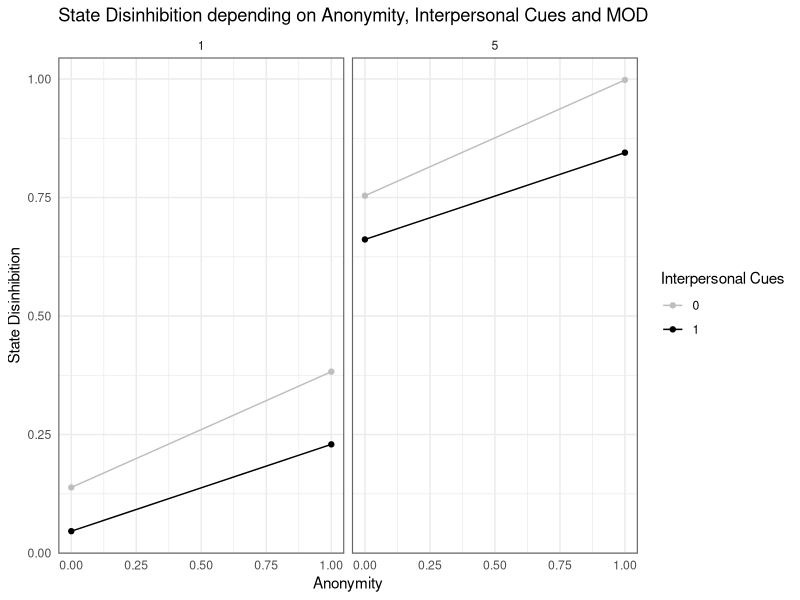
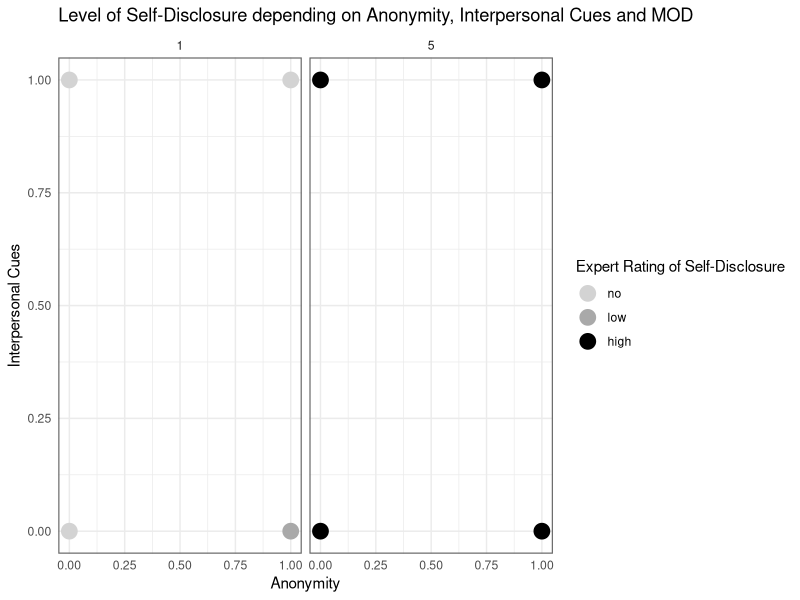

Write the R code that produced these figures, in order.
#' Compute identity compartmentalization from anonymity
#'
#' Identity compartmentalization is modeled as a non-linear transformation
#' of anonymity. The function maps anonymity values to a compartmentalization
#' score using a squared-ratio, yielding values between 0 and 1.
#'
#' @param anonymity The degree of anonymity, on a scale from 0 to 1.
#'
#' @return The identity compartmentalization score for the given anonymity values,
#'         on a scale from 0 to 1.

IC_function <- function(anonymity) {
  comp <- (anonymity^2)/(anonymity^2+(1-anonymity)^2)
  return(comp)
}


#' Felt responsibility as a function of identity compartmentalization
#'
#' Felt responsibility is modeled as a decreasing, non-linear function of
#' identity compartmentalization. Higher compartmentalization reduces felt
#' responsibility relative to a baseline level.
#'
#' @param comp The degree of identity compartmentalization, on a scale from 0 to 1.
#'            
#' @param base_resp The baseline felt responsibility when compartmentalization is zero,
#'                  on a scale from 0 to 1.
#'
#' @return The felt responsibility for the given parameters, on a scale from 0 to 1.

base_resp <- 0.8

FR_function <- function(comp, base_resp) {
  feltresp <- base_resp * (1 - 0.8 * comp)^3
  return(feltresp)
}



#' Calculate concern about impression on others from number of interpersonal cues
#'
#' Concern about impression on others is modeled as a direct function of the
#' number of interpersonal cues. Higher values of interpersonal cues correspond
#' to higher concern about impression on others.
#'
#' @param cues The number of interpersonal cues, on a scale from 0 to 1.
#'
#' @return The concern about impression on others for the given cues,
#'         on a scale from 0 to 1.

CAI_function <- function(cues) {
  concern <- cues
  return(concern)
}



#' Calculate courage to express oneself from concern about impression on others
#'
#' Courage to express oneself is modeled as an inverse function of concern about
#' impression on others. Higher concern corresponds to lower courage.
#'
#' @param concern The concern about impression on others, on a scale from 0 to 1.
#'
#' @return The courage to express oneself for the given concern values,
#'         on a scale from 0 to 1.

CE_function <- function(concern) {
  courage <- concern * (-1) + 1
  return(courage)
}



#' Calculate state disinhibition
#'
#' State disinhibition is modeled as a linear combination of measure of online disinhibition (MOD),
#' felt responsibility, and courage to express oneself, including an interaction term
#' between felt responsibility and courage to express oneself.
#'
#' @param feltresp Felt responsibility, on a scale from 0 to 1.
#'                 
#' @param courage Courage to express oneself, on a scale from 0 to 1.
#'                
#' @param MOD measure of online disinhibition (MOD), on a scale from 1 to 5.
#'            
#'
#' @return The state disinhibition score for the given parameters, on a scale from -0.1 to 1.2.

# State Disinhibition
SD_function <- function(feltresp, courage, MOD) {
  state_dis <- 0.2 * MOD - 0.3 * feltresp + 0.2 * courage - 0.1 * feltresp * courage
  state_dis <- (state_dis + 0.1)/1.3
  return(state_dis)
}



#' Calculate the degree of Self-Disclosure
#'
#' Transforms state disinhibition into expert-rated levels of self-disclosre
#'
#' @param anonymity The degree of anonymity, on a scale from 0 to 1.
#'                  
#' @param cues The number of interpersonal cues, on a scale from 0 to 1.
#'        
#' @param MOD measure of online disinhibition (MOD), on a scale from 1 to 5.
#'      
#' @param base_resp The baseline felt responsibility when compartmentalization is zero,
#'                  fixed to 0.8 based on heuristic considerations 
#'
#' @return observed level (low, medium, high) of self-disclosure in textual analyses
#'

# Self-Disclosure Kategorien
selfdis_function <- function(anonymity, cues, MOD, base_resp) {
  comp <- IC_function(anonymity)
  feltresp <- FR_function(comp, base_resp)
  concern <- CAI_function(cues)
  courage <- CE_function(concern)
  state_dis <- SD_function(feltresp, courage, MOD)

  # Hinzufügen von noise
  latent_sd <- state_dis + rnorm(length(state_dis), mean = 0, sd = 0.1)
  
  latent_sd[latent_sd > 1] <- 1
  latent_sd[latent_sd < 0] <- 0
  
  self_disclosure <- cut(
    latent_sd,
    breaks = c(0, 0.4, 0.6, 1),
    labels = c("no", "low", "high"),
    include.lowest = TRUE
  )
  
  return(self_disclosure)
}



##### Datenframe erstellen
library(ggplot2)

df <- expand.grid(
  anonymity = seq(0, 1, 1), 
  MOD = c(1, 5),
  cues = seq(0, 1, 1),
  base_resp = 0.8
)


# Zwischenwerte berechnen
df$comp <- IC_function(df$anonymity)
df$feltresp <- FR_function(df$comp, df$base_resp)
df$concern <- CAI_function(df$cues)
df$courage <- CE_function(df$concern)
df$state_disinhibition <- SD_function(df$feltresp, df$courage, df$MOD)
df$self_disclosure <- selfdis_function(df$anonymity, df$cues, df$MOD, df$base_resp)



# Spalten sauber sortieren
df <- df[, c("anonymity", "feltresp", "cues", "courage", "MOD", "state_disinhibition", "self_disclosure")]



## PLOT STATE DISINHIBITION
ggplot(df, aes(x = anonymity, y = state_disinhibition, color = as.factor(cues))) +
  geom_point(size = 1.5) +
  geom_line(aes(group = cues), linewidth = 0.5) +
  facet_wrap(~MOD) +
  theme_minimal() +
  scale_color_manual(
    values = c(
      "0" = "grey",
      "1" = "black"
    )
  ) +
  labs(
    title = "State Disinhibition depending on Anonymity, Interpersonal Cues and MOD",
    x = "Anonymity",
    y = "State Disinhibition",
    color = "Interpersonal Cues"
  ) +
  theme(
    panel.border = element_rect(color = "grey40", fill = NA, linewidth = 0.8)
  )



### PLOT SELF-DISCLOSURE
ggplot(df, aes(x = anonymity, y = cues, color = self_disclosure)) +
  geom_point(size = 5) +
  facet_wrap(~MOD) +
  scale_color_manual(
    values = c(
      "no" = "lightgray",
      "low" = "darkgray",
      "high" = "black"
    )
  ) +
  theme_minimal() +
  labs(
    title = "Level of Self-Disclosure depending on Anonymity, Interpersonal Cues and MOD",
    x = "Anonymity",
    y = "Interpersonal Cues",
    color = "Expert Rating of Self-Disclosure"
  ) +
  theme(
    panel.border = element_rect(color = "grey40", fill = NA, linewidth = 0.8)
  )
